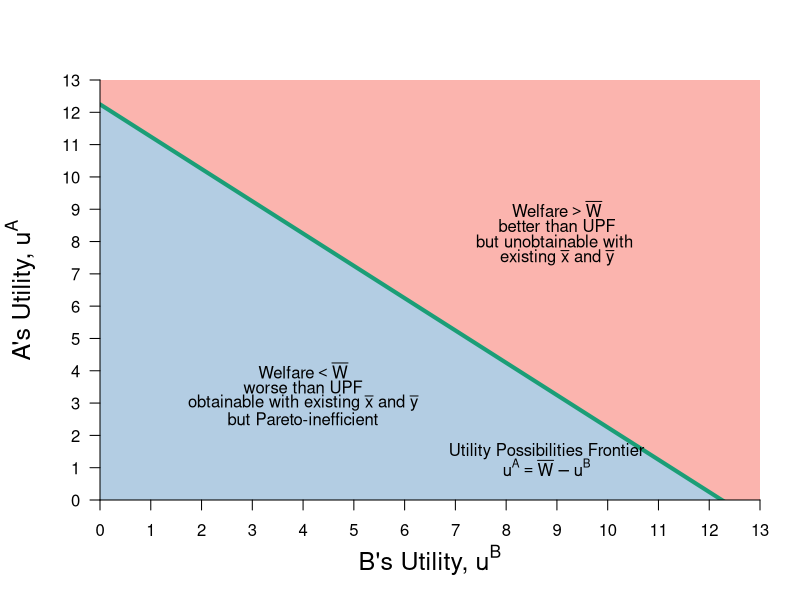

Recreate this plot in R.
require(ggplot2)
require(shape)
require(plotrix)
pdf(file = "bfh-textbook/property/property_fig4a.pdf", width = 9, height = 7)

#Set parameters for graphics
axislabelsize <- 1.5
graphlinewidth <- 4

upf <- function(ub) {
  12.24745 - ub
}


#Notes
#ua = (xa^0.5)*(ya^0.5)
#ub = ((10-xa)^05)*((15-ya)^0.5)

#ua = (10^0.5)*(15^0.5) = 12.24745
#ua_e = u(8,2) = (8^0.5)*(2^0.5) = 4

#Point g
# => x^A = 4/((3/2)^0.5) = 3.27 => x^B = 6.73
# => y^A = 3/2(x^A) = 4.9 => y^B = 10.1
#ua_g(4.9^0.5)*(3.27^0.5) = 4.002874
#ub_g(6.73^0.5)*(10.1^0.5) = 8.244574
#W = (4.002874^0.5)*(8.244574^0.5) = 5.744736

COL <- c("#1B9E77", "#D95F02", "#fbb4ae", "#b3cde3", "#E7298A", "#66A61E", "#E6AB02", "#A6761D", "#666666")
#COL <- c("#7fc97f", "#beaed4", "#fdc086", "#ffff99")
par(mar =  c(5, 5, 4, 2))
xlims <- c(0, 13)
ylims <- c(0, 13)


plot(0, 0, xlim = xlims, ylim = ylims, type = "n",
     xlab = expression(paste("B's Utility, ", u^B)),
     ylab = expression(paste("A's Utility, ", u^A)),
     xaxt = "n", 
     yaxt = "n", 
     cex.lab = axislabelsize, 
     bty = "n",
     xaxs="i", 
     yaxs="i")

npts <- 500 
npts2 <- 501
#Specify the sequences of points for graphing. 
xx1 <- seq(xlims[1], xlims[2], length.out = npts)
xx2 <- seq(xlims[1], xlims[2], length.out = npts)
xx3 <- seq(xlims[1], xlims[2], length.out = npts2)

#polygons
#I need something like xx1 with npts for 
xpoly1 <- c(0, 0, 12.24745, 0)
ypoly1 <- c(0, 12.24745, 0, 0)
#ypoly2 <- indiffcurveBneg(xpoly1, U = 5.09, A = 1, a = 0.5)
polygon(x = xpoly1, y = ypoly1, col=COL[4], density=NULL, border = NA)

xpoly2 = c(0, 0, 12.24745, xlims[2], xlims[2], 0)
ypoly2 = c(ylims[2], 12.24745, 0, 0, ylims[2], ylims[2])
polygon(x = xpoly2, y = ypoly2, col=COL[3], density=NULL, border = NA)

#Draw the lines for the graphs
lines(xx1, upf(xx1), col = COL[1], lwd = graphlinewidth)

#Customize ticks and labels for the plot
ticksy <- seq(from = ylims[1], to = ylims[2], by = 1)
ylabels <- seq(from = ylims[1], to = ylims[2], by = 1)
ticksx <- seq(from =  xlims[1], to = xlims[2], by = 1)
xlabels <- seq(from = xlims[1], to = xlims[2], by = 1)
axis(1, at = ticksx, pos = 0, labels = xlabels)
axis(2, at = ticksy, pos = 0, labels = ylabels, las = 1)

#Annotation of the  graphs
#UPF
text(8.8, 1.5, expression(paste("Utility Possibilities Frontier")))
text(8.8, 1, expression(paste(u^A == bar(W) - u^B)))

#Worse than UPF
text(4, 4, expression(paste("Welfare", phantom() < bar(W))))
text(4, 3.5, expression(paste("worse than UPF")))
text(4, 3, expression(paste("obtainable with existing ", bar(x), " and ", bar(y))))
text(4, 2.5, expression(paste("but Pareto-inefficient")))

#Better than UPF
text(9, 9, expression(paste("Welfare", phantom() > bar(W))))
text(9, 8.5, expression(paste("better than UPF")))
text(9, 8, expression(paste("but unobtainable with ")))
text(9, 7.5, expression(paste("existing ", bar(x), " and ", bar(y))))

#SWF
#text(11.5, 4.5, expression(paste("Social Planner's")))
#text(11.5, 4, expression(paste("Iso-welfare Curves")))

#Annotate Point f
#u^A = (5.84^0.5)*(8.77^0.5) = 7.16
#u^B = (4.16^0.5)*(6.23^0.5) = 5.09
#W = (7.16^0.5)*(5.09^0.5) = 6.03692

#points(5.09, 7.15, pch = 16, col = "black", cex = 1.5)
#text(5.3, 7.3, expression(f))


#Annotate Point i
#(5^0.5)*(7.5^0.5) = 6.123724
#W = (6.123724^0.5)(6.123724^0.5) = 6.123724
#points(6.123724, 6.123724, pch = 16, col = "black", cex = 1.5)
#text(6.3, 6.3, expression(i))

#Annotate point g
#ua_g(4.9^0.5)*(3.27^0.5) = 4.002874
#ub_g(6.73^0.5)*(10.1^0.5) = 8.244574
#W = (4.002874^0.5)*(8.244574^0.5) = 5.744736
#points(8.24, 4, pch = 16, col = "black", cex = 1.5)
#text(8.4, 4.2, expression(g))

#Annotate point e.
#ua_e = (8^0.5)*(2^0.5) = 4
#ub_e = (2^0.5)*(13.1^0.5) = 5.118594
#W = (4^0.5)*(5.118594^0.5) = 4.524862
#points(4, 5.12, pch = 16, col = "black", cex = 1.5)
#text(4.2, 5.3, expression(e))






dev.off()
